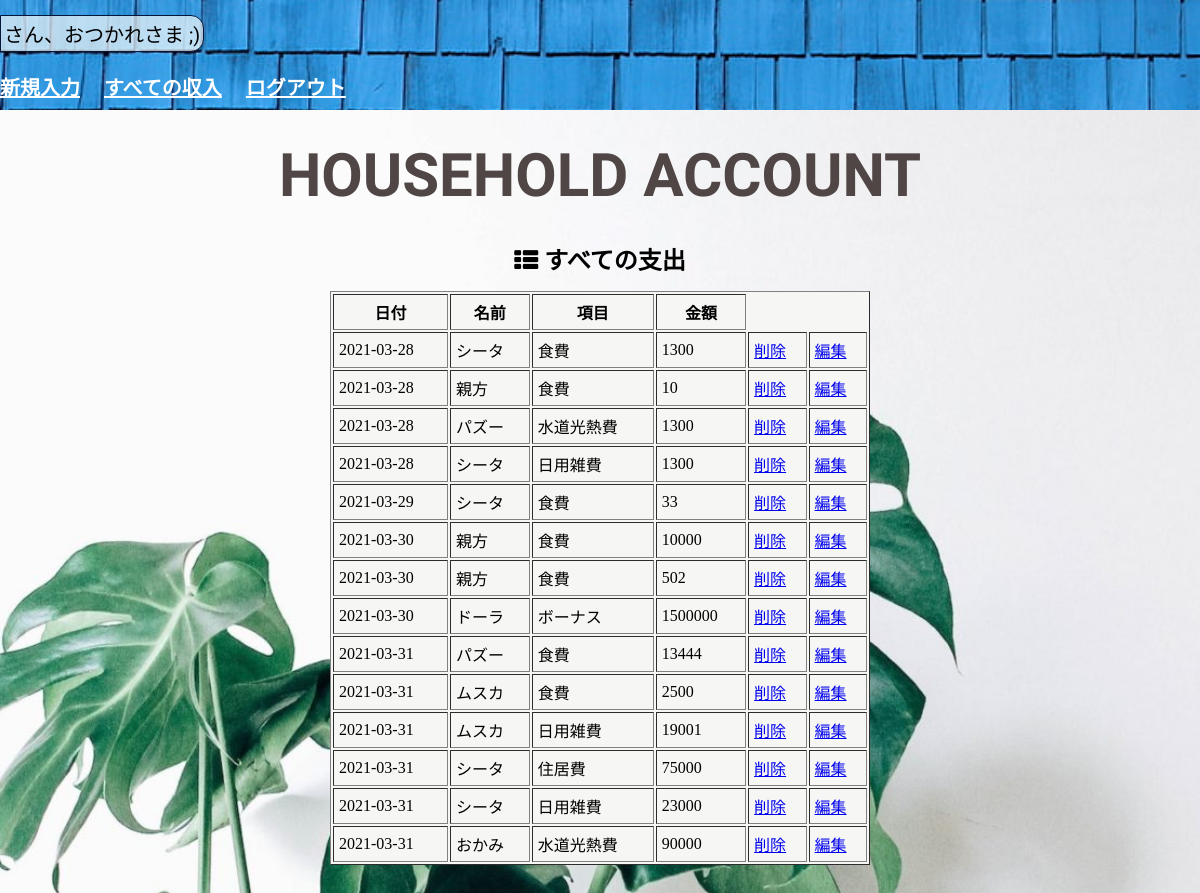
The page /expenses.php on the database its author committed.
### tables this page shows
CREATE TABLE `money_table` (
  `id` int(12) NOT NULL,
  `name` varchar(30) NOT NULL,
  `balance` varchar(5) NOT NULL,
  `item` varchar(30) NOT NULL,
  `howmuch` int(8) NOT NULL,
  `indate` date NOT NULL
);

### expenses.php (the view, shortened to what this page needs)
<?php
$name = $_SESSION["name"];
try {
    $pdo = new PDO('mysql:dbname=hha_db;charset=utf8;host=localhost','root','root');
    } catch (PDOException $e) {
      exit('データベースに接続できませんでした。'.$e->getMessage());
    }
$stmt = $pdo->prepare("SELECT * FROM money_table WHERE balance = '支出'");
$status = $stmt->execute();
$view="";
if($status == false) {
    $error = $stmt->errorInfo();
    exit("ErrorQuery:".$error[2]);
}else{
    while($result = $stmt->fetch(PDO::FETCH_ASSOC)) {
        $view .= "<tr>".
        "<td>".$result['indate']."</td>".
        "<td>".$result['name']."</td>".
        "<td>".$result['item']."</td>".
        "<td>".$result['howmuch']."</td>".
        "<td>"."<a class='btn_dlt' href=ex_delete.php?id=" . $result['id'] . ">削除</a>"."</td>".
        "<td>"."<a href=update_form.php?id=" . $result['id'] . ">編集</a>"."</td>".
        "</tr>";
    }
}
?>
<!DOCTYPE html>
<html lang="ja">
<head>
    <link rel="stylesheet" href="style.css">
    <link rel="stylesheet" href="https://maxcdn.bootstrapcdn.com/font-awesome/4.4.0/css/font-awesome.min.css">
</head>
<body>
<header>
    <p><?= $name ?>さん、おつかれさま ;)</p>
    <nav>
        <a href="index.php">新規入力</a>
        <a href="incomes.php">すべての収入</a>
        <a href="logout.php">ログアウト</a>
    </nav>
</header>
<div class="theme">
    <h1>HOUSEHOLD ACCOUNT</h1>
</div>
<div class="theme2">
    <h2><i class="fa fa-th-list "></i> すべての支出</h2>
</div>
<div class="table ex">
    <table border="1">
        <thead>
            <tr>
                <th>日付</th>
                <th>名前</th>
                <th>項目</th>
                <th>金額</th>
            </tr>
        </thead>
        <tbody>
            <?= $view ?>
        </tbody>
    </table>
</div>
</body>
</html>

### style.css (style rules this page uses)
body { background-image: url(./img/white_wall.jpg); background-size: cover; margin: 0 0 8px; }
p, .theme2, label, nav a { font-family: 'Kosugi Maru', sans-serif; }
header { height: 110px; width: -webkit-fill-available; background-image: url(./img/blue.jpg); background-size: cover; }
p { margin-top: 15px; font-size: 20px; background-color: #fdfdfaab; display: inline-block; border: rgb(4 22 57) 1px solid; border-radius: 0 13px 13px 0; padding: 3px; }
nav a { color: #fff; margin-right: 20px; font-weight: bold; font-size: 20px; }
h1 { font-family: 'New Tegomin', serif; font-size: 60px; margin: 30px auto; text-align: center; color: #504646; }
.theme2 { text-align: center; margin-bottom: 15px; }
.theme2 h2 { margin-bottom: 0; }
table { width: 45%; margin: 0 auto 70px; background-color: #f6f7f4; }
table th, table td { padding: 5px; }

### rows shown on the page
money_table: indate "2021-03-28", name "シータ", item "食費", howmuch "1300"
money_table: indate "2021-03-28", name "親方", item "食費", howmuch "10"
money_table: indate "2021-03-28", name "パズー", item "水道光熱費", howmuch "1300"
money_table: indate "2021-03-28", name "シータ", item "日用雑費", howmuch "1300"
money_table: indate "2021-03-29", name "シータ", item "食費", howmuch "33"
money_table: indate "2021-03-30", name "親方", item "食費", howmuch "10000"
money_table: indate "2021-03-30", name "親方", item "食費", howmuch "502"
money_table: indate "2021-03-30", name "ドーラ", item "ボーナス", howmuch "1500000"
money_table: indate "2021-03-31", name "パズー", item "食費", howmuch "13444"
money_table: indate "2021-03-31", name "ムスカ", item "食費", howmuch "2500"
money_table: indate "2021-03-31", name "ムスカ", item "日用雑費", howmuch "19001"
money_table: indate "2021-03-31", name "シータ", item "住居費", howmuch "75000"
money_table: indate "2021-03-31", name "シータ", item "日用雑費", howmuch "23000"
money_table: indate "2021-03-31", name "おかみ", item "水道光熱費", howmuch "90000"
